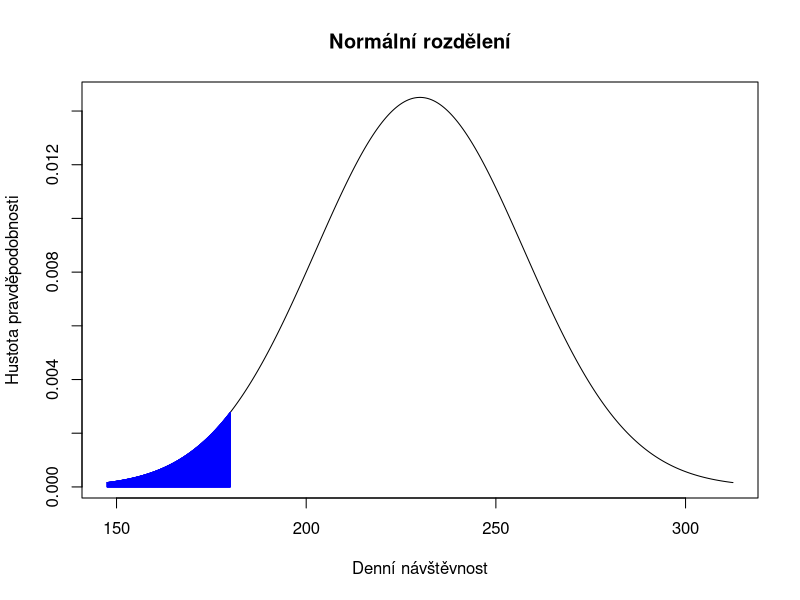
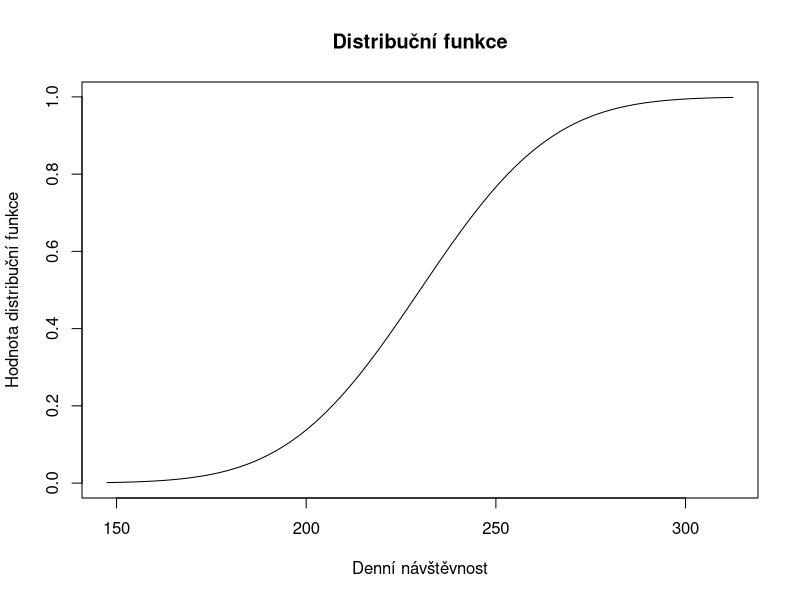

Write the R code that produced these figures, in order.
## ---- chunk 1
knitr::opts_chunk$set(echo = TRUE)
## ---- chunk 2
230-3*27.5
## ---- chunk 3
x=seq(147.5,312.5,length=1000)
plot(x,dnorm(x,230,27.5),type="l",xlab="Denní návštěvnost",ylab="Hustota pravděpodobnosti",main="Normální rozdělení")
y=seq(147.5,180,length=1000)
lines(y,dnorm(y,230,27.5),"h",col="blue")
## ---- chunk 4
pnorm(180,230,27.5)
## ---- chunk 5
plot(x,pnorm(x,230,27.5),type="l",xlab="Denní návštěvnost",ylab="Hodnota distribuční funkce",main="Distribuční funkce")
